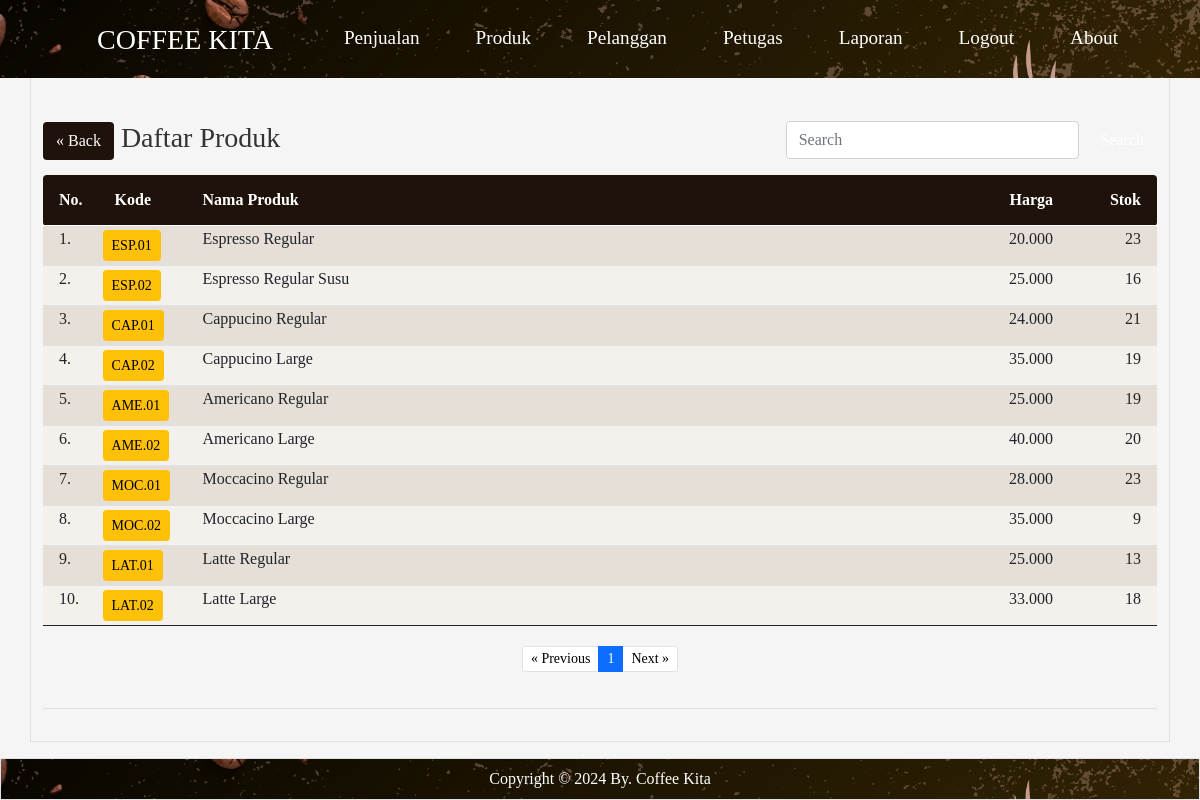
Screenshot of /penjualan/produk.php (signed in) with the database file from the repository.
### tables this page shows
CREATE TABLE `produk` (
  `id_produk` int(11) NOT NULL,
  `kode_produk` varchar(15) DEFAULT NULL,
  `nama_produk` varchar(50) DEFAULT NULL,
  `harga` int(11) DEFAULT NULL,
  `stok` int(11) DEFAULT NULL
);

### penjualan/produk.php (the view, shortened to what this page needs)
<?php
if (!isset($_SESSION['username']) && !isset($_SESSION['password'])) {
	?>
	<meta http-equiv="refresh" content="0;url=../login.php">
	<?php
} else {
	?>
	<html>
	<!DOCTYPE html>
	<html lang="en">
	<head>
		<link rel="stylesheet" href="../bootstrap/css/bootstrap.min.css" />
	</head>
	<body>
		<?php include "../header.php" ?>
		<main class="container border py-3 pt-5">
			<br><br><br>
			<div class="container">
				<div class="row">
					<div class="col-sm-8 px-0">
						<h3><a href="transaksi.php" class="btn text-white" style="background-color:rgb(30, 18, 11);">&laquo;
								Back</a> Daftar Produk</h3>
					</div>
					<div class="col-sm-4 px-0">
						<form class="d-flex" method="GET" action="">
							<input class="form-control me-2" type="text" placeholder="Search" name="np">
							<button class="btn text-white" type="submit">Search</button>
						</form>
					</div>
				</div>
			</div>
			<table class="table table-hover table-striped table-sm">
				<thead class="text-white" style="background-color:rgb(30, 18, 11);">
					<tr>
						<th class="p-3 rounded-start" width="55px">No.</th>
						<th class="py-3 px-3" width="100px">Kode</th>
						<th class="py-3">Nama Produk</th>
						<th class="py-3 text-end" width="100px">Harga</th>
						<th class="py-3 px-3 text-end rounded-end" width="100px">Stok</th>
					</tr>
				</thead>
				<tbody>
					<?php
					include "../config.php";
					$batas = 10;
					$halaman = isset($_GET['halaman']) ? (int) $_GET['halaman'] : 1;
					$halaman_awal = ($halaman > 1) ? ($halaman * $batas) - $batas : 0;
					$previous = $halaman - 1;
					$next = $halaman + 1;
					if (isset($_GET['np'])) {
						$np = $_GET['np'];
						$sqldata = "select * from produk where nama_produk like '%$np%'";
					} else {
						$sqldata = "select * from produk";
					}
					$resdata = mysqli_query($koneksi, $sqldata);
					$jumlah_data = mysqli_num_rows($resdata);
					$total_halaman = ceil($jumlah_data / $batas);
					if (isset($_GET['np'])) {
						$np = $_GET['np'];
						$sql = "select * from produk where nama_produk like '%$np%' limit $halaman_awal, $batas";
					} else {
						$sql = "select * from produk limit $halaman_awal, $batas";
					}
					$result = mysqli_query($koneksi, $sql);
					$no = $halaman_awal + 1;
					while ($data = mysqli_fetch_array($result)) {
						$hp = number_format($data['harga'], 0, ",", ".");
						$kp = $data['kode_produk'];
						$stokawal = $data['stok'];
						$sqlst = "select * from detail_penjualan where kode_produk='$kp'";
						$resst = mysqli_query($koneksi, $sqlst);
						$jmlst = 0;
						while ($dtst = mysqli_fetch_array($resst)) {
							$jml = $dtst['jumlah'];
							$jmlst = $jmlst + $jml;
						}
						$sqltp = "select * from tambah_stok where kode_produk='$kp'";
						$restp = mysqli_query($koneksi, $sqltp);
						$jmltp = 0;
						while ($dttp = mysqli_fetch_array($restp)) {
							$jml = $dttp['jumlah'];
							$jmltp = $jmltp + $jml;
						}
						$stokakhir = $stokawal - $jmlst + $jmltp;
						$sp = number_format($stokakhir, 0, ",", ".");
						?>
						<tr>
							<td class="px-3"><?= $no ?>.</td>
							<td><a class="btn btn-sm btn-warning"
									href="transaksi.php?kp=<?= $data['kode_produk'] ?>"><?= $data['kode_produk'] ?></a></td>
							<td><?= $data['nama_produk'] ?></td>
							<td align="right"><?= $hp ?></td>
							<td align="right" class="px-3"><?= $sp ?></td>
						</tr>
						<?php
						$no++;
					}
					?>
				</tbody>
				<tfoot>
					<tr>
						<td colspan="6" class="text-center">
							<div class="container">
								<div class="row">
									<div class="col-12 text-center py-3">
										<ul class="pagination justify-content-center pagination-sm">
											<li class="page-item"><a class="page-link" <?php if ($halaman > 1) {
												echo "href='?halaman=$previous'";
											} ?>style="color:black">&laquo;
													Previous</a></li>
											<?php
											for ($x = 1; $x <= $total_halaman; $x++) {
												if ($x == $halaman) {
													?>
													<li class="page-item active"><a class="page-link"
															href="?halaman=<?php echo $x ?>"><?php echo $x; ?></a></li>
													<?php
												} else {
													?>
													<li class="page-item"><a class="page-link"
															href="?halaman=<?php echo $x ?>"><?php echo $x; ?></a></li>
													<?php
												}
											}
											?>
											<li class="page-item"><a class="page-link" <?php if ($halaman < $total_halaman) {
												echo "href='?halaman=$next'";
											} ?>style="color: black;">Next
													&raquo;</a></li>
										</ul>
									</div>
								</div>
							</div>
						</td>
					</tr>
				</tfoot>
			</table>
		</main>
		<?php include "../footer.php" ?>
	</body>
	</html>
<?php } ?>

### penjualan/produk.php (style rules this page uses)
.table-striped tbody tr:nth-of-type(odd) { background-color: rgba(240, 228, 215, 0.6); }
.table-striped tbody tr:nth-of-type(even) { background-color: rgba(240, 228, 215, 0.3); }

### header.php (style rules this page uses)
body { background-color: #f5f5f5; font-family: 'Merriweather', serif; color: #333; }

### rows the page displays
produk: kode_produk "ESP.01", nama_produk "Espresso Regular", harga "20.000", stok "23"
produk: kode_produk "ESP.02", nama_produk "Espresso Regular Susu", harga "25.000", stok "16"
produk: kode_produk "CAP.01", nama_produk "Cappucino Regular", harga "24.000", stok "21"
produk: kode_produk "CAP.02", nama_produk "Cappucino Large", harga "35.000", stok "19"
produk: kode_produk "AME.01", nama_produk "Americano Regular", harga "25.000", stok "19"
produk: kode_produk "AME.02", nama_produk "Americano Large", harga "40.000", stok "20"
produk: kode_produk "MOC.01", nama_produk "Moccacino Regular", harga "28.000", stok "23"
produk: kode_produk "MOC.02", nama_produk "Moccacino Large", harga "35.000", stok "9"
produk: kode_produk "LAT.01", nama_produk "Latte Regular", harga "25.000", stok "13"
produk: kode_produk "LAT.02", nama_produk "Latte Large", harga "33.000", stok "18"
